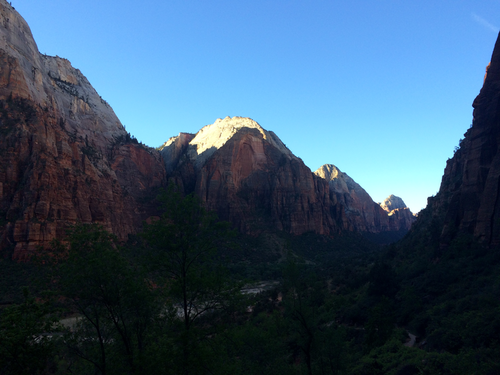
#> input picture kodlar/images/example_02.png, 500 x 375 px
$ python canny.py
#> lines starting #> are read from the running program, lines starting #| are printed output that depends on the picture; after the words box and inside, x2 and y2 are one past the last pixel; in counts of white or black regions, pixels touching at a corner belong together
import cv2
import numpy as np
import imutils


image = cv2.imread("../images/example_02.png")
#> image is the input picture: shape (375, 500, 3); mean B, G, R 109.2, 85.3, 57.4
image = imutils.resize(image, width=800)  # resizing with imutils is much easier than OpenCV
#> image: shape (600, 800, 3)

cv2.imshow("image", image)

gray = cv2.cvtColor(image, cv2.COLOR_BGR2GRAY)
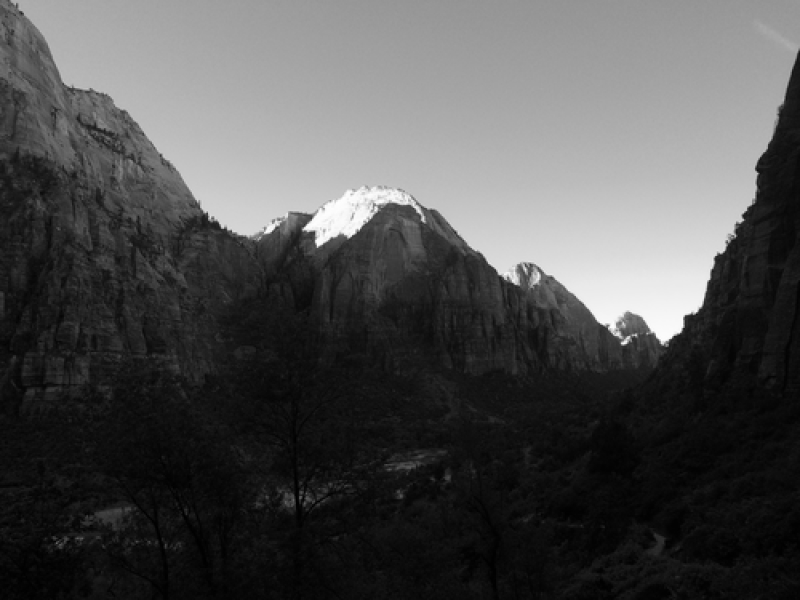
#> gray: shape (600, 800); min 0, max 255, mean 79.6
cv2.imshow("gray", gray)

canny_image = cv2.Canny(gray, 100, 200)
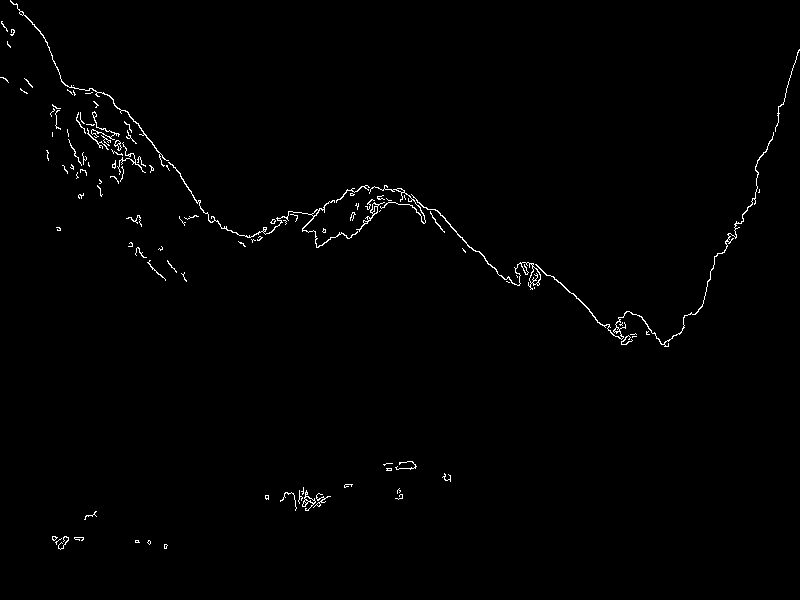
#> canny_image: shape (600, 800); 0.88% white in thin lines or dots
cv2.imshow("Canny", canny_image)


cv2.waitKey()


# Now with a blur
blurred_gray = cv2.blur(gray, (7, 7))
cv2.imshow("blurred gray", blurred_gray)

blurred_canny_image = cv2.Canny(blurred_gray, 100, 200)
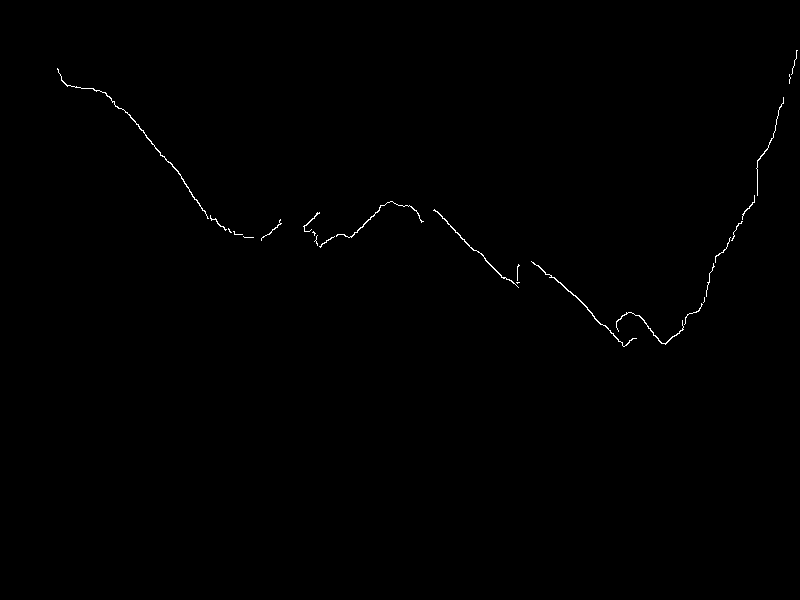
#> blurred_canny_image: shape (600, 800); 0.3% white in thin lines or dots, all inside (x1, y1, x2, y2) = (57, 50, 798, 347)
cv2.imshow("blurred Canny", blurred_canny_image)


cv2.waitKey()


# Now using median value as parameter
"""
https://www.pyimagesearch.com/2015/04/06/zero-parameter-automatic-canny-edge-detection-with-python-and-opencv/
"""
median_canny = imutils.auto_canny(blurred_gray)
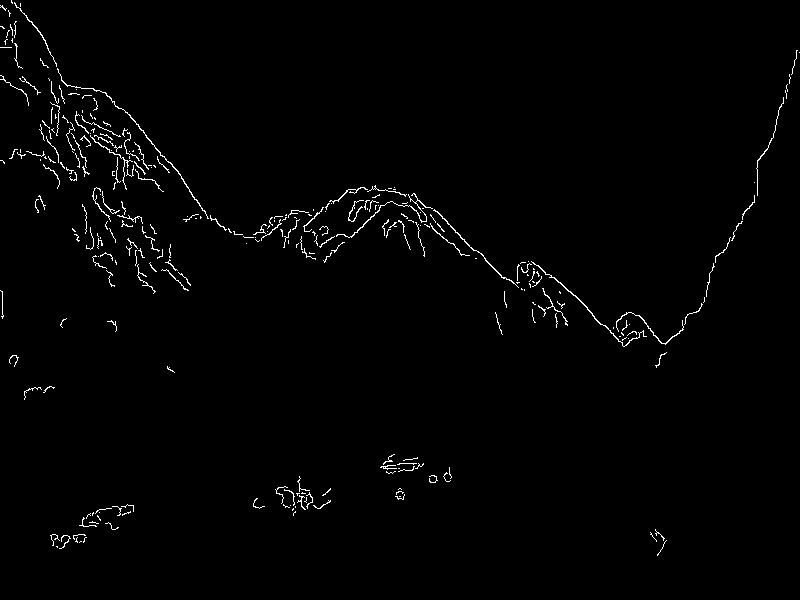
#> median_canny: shape (600, 800); 1.3% white in thin lines or dots
cv2.imshow("median Canny", median_canny)


cv2.waitKey()
cv2.destroyAllWindows()

$ run again, with kodlar/images/example_01.png copied over kodlar/images/example_02.png
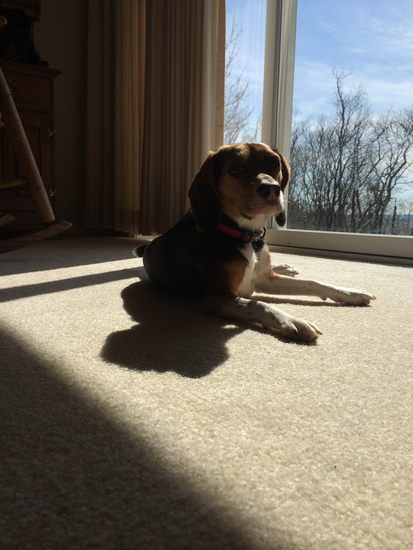
#> input picture kodlar/images/example_01.png, 413 x 550 px
#> image is the input picture: shape (550, 413, 3); mean B, G, R 96.3, 106.9, 112.5
#> image: shape (1065, 800, 3)
#> `canny_image = cv2.Canny(gray, 100, 200)`:
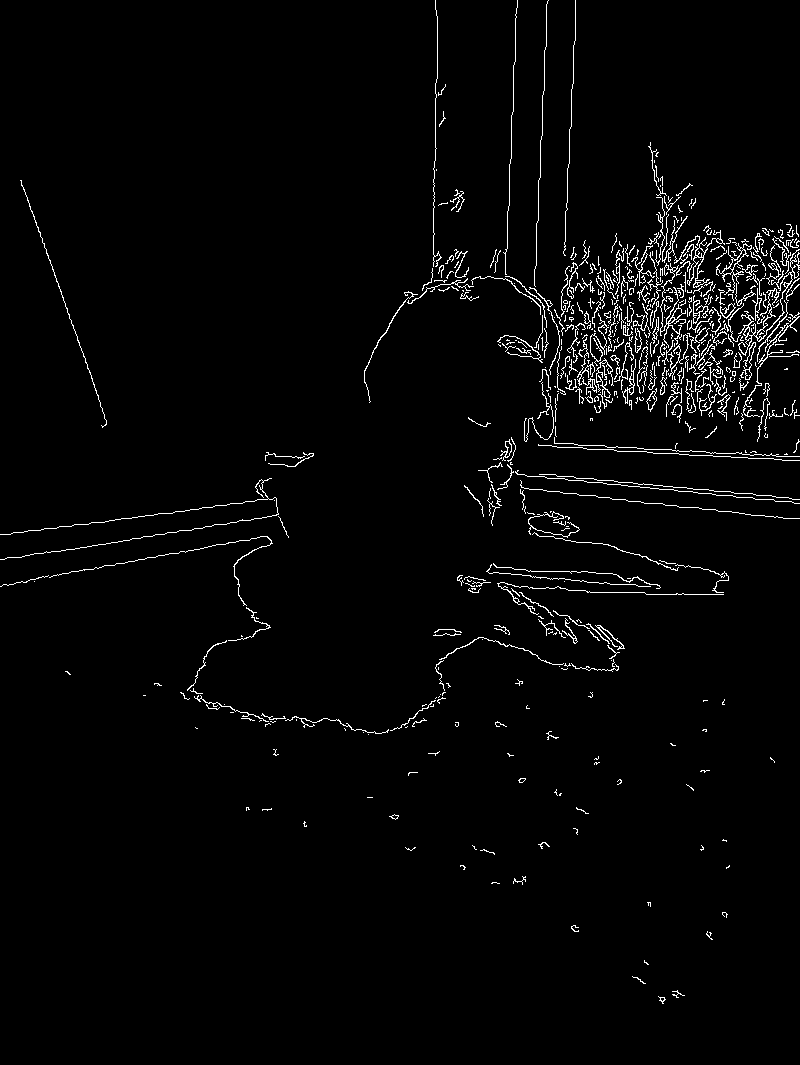
#> canny_image: shape (1065, 800); 2.4% white in thin lines or dots
#> blurred_canny_image: shape (1065, 800); 0.48% white in thin lines or dots, all inside (x1, y1, x2, y2) = (0, 273, 800, 734)
#> `median_canny = imutils.auto_canny(blurred_gray)`:
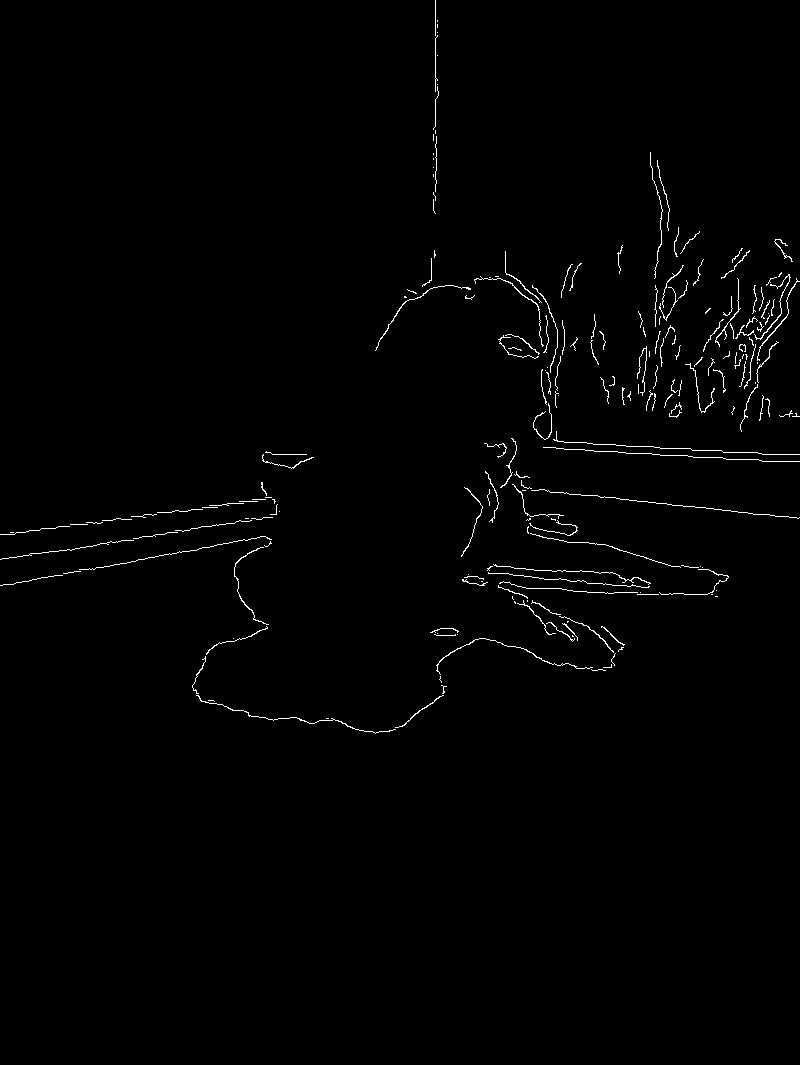
#> median_canny: shape (1065, 800); 0.99% white in thin lines or dots, all inside (x1, y1, x2, y2) = (0, 0, 800, 734)

$ run again, with kodlar/images/ball.jpg saved as kodlar/images/example_02.png
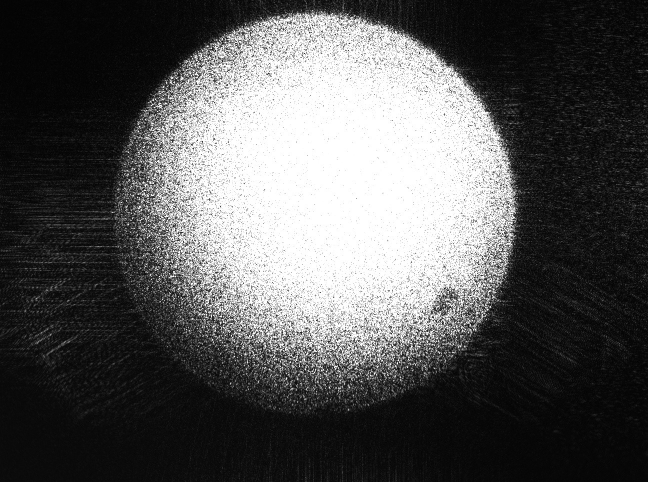
#> input picture kodlar/images/ball.jpg, 1296 x 964 px (shown at 1/2 size)
#> image is the input picture: shape (964, 1296, 3); min 0, max 255, mean 86.5
#> image: shape (595, 800, 3)
#> `canny_image = cv2.Canny(gray, 100, 200)`:
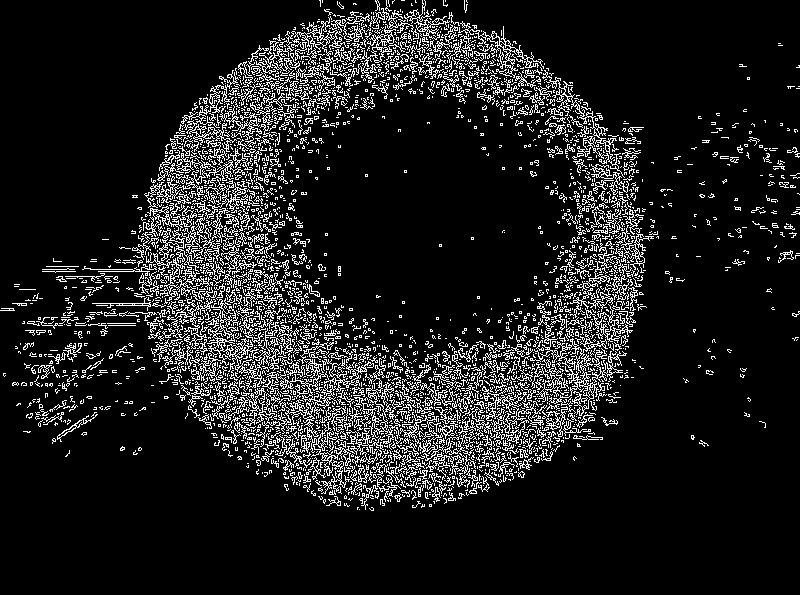
#> canny_image: shape (595, 800); 11.6% white in thin lines or dots, all inside (x1, y1, x2, y2) = (0, 0, 800, 511)
#> blurred_canny_image: shape (595, 800); 0.22% white in thin lines or dots, all inside (x1, y1, x2, y2) = (206, 15, 639, 403)
#> `median_canny = imutils.auto_canny(blurred_gray)`:
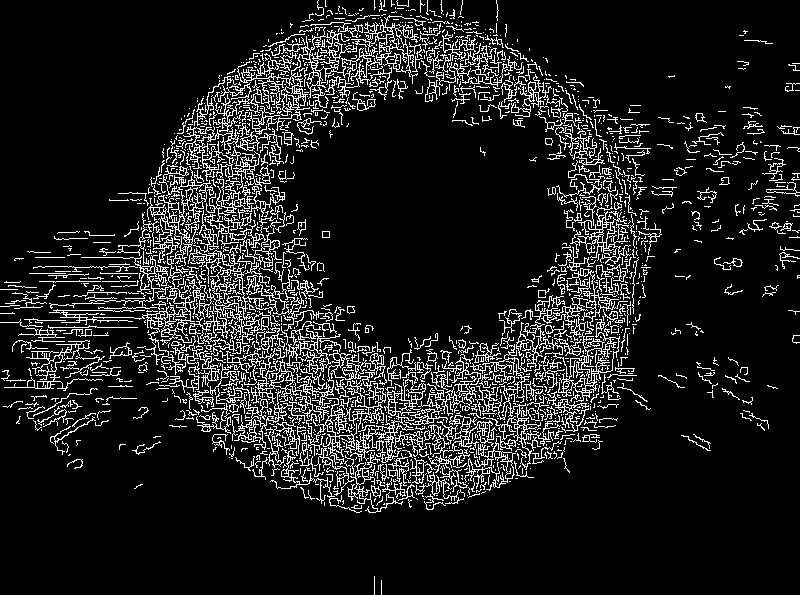
#> median_canny: shape (595, 800); 11.5% white in thin lines or dots
